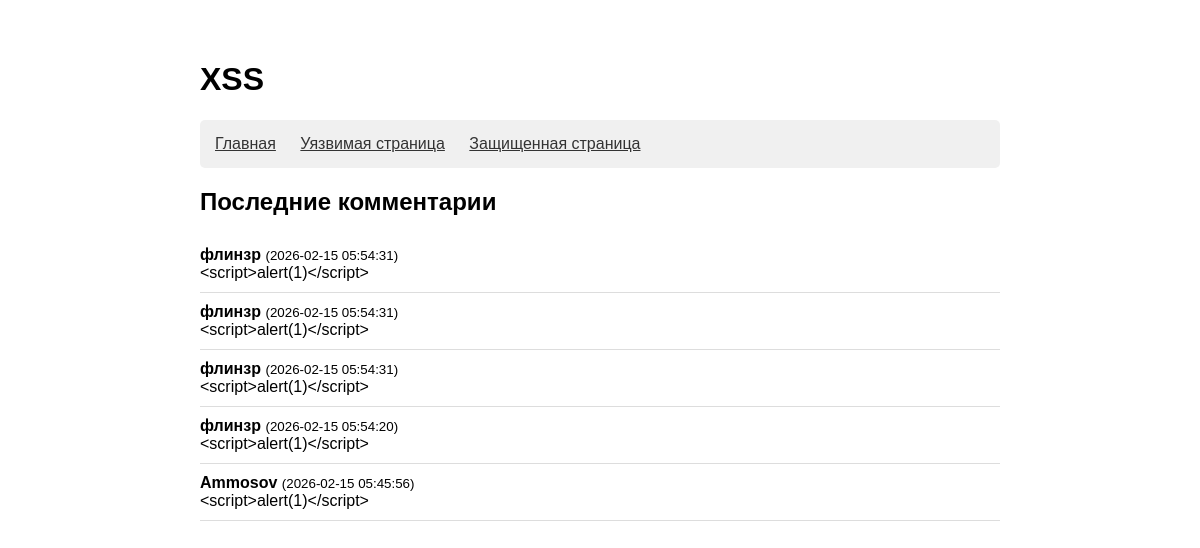
Page /xss/index.php on the committed database.
### tables this page shows
CREATE TABLE `comments` (
  `id` int(11) NOT NULL,
  `name` varchar(100) NOT NULL,
  `comment` text NOT NULL,
  `created_at` timestamp NOT NULL DEFAULT current_timestamp()
);

### xss/index.php (the view, shortened to what this page needs)
<?php
$host = 'localhost';
$user = 'root';
$pass = '';
$db = 'xssbd';
$conn = new mysqli($host, $user, $pass, $db);
$sql = "CREATE TABLE IF NOT EXISTS comments (
    id INT AUTO_INCREMENT PRIMARY KEY,
    name VARCHAR(100) NOT NULL,
    comment TEXT NOT NULL,
    created_at TIMESTAMP DEFAULT CURRENT_TIMESTAMP
)";
$conn->query($sql);
?>
<!DOCTYPE html>
<html lang="ru">
<head>
</head>
<body>
    <h1>XSS</h1>
    <div class="menu">
        <a href="index.php">Главная</a>
        <a href="xss_vuln.php">Уязвимая страница</a>
        <a href="xss_secure.php">Защищенная страница</a>
    </div>
    <h2>Последние комментарии</h2>
    <?php
    $result = $conn->query("SELECT name, comment, created_at FROM comments ORDER BY created_at DESC LIMIT 5");
    if ($result->num_rows > 0) {
        while ($row = $result->fetch_assoc()) {
            echo "<div style='border-bottom:1px solid #ddd; padding:10px 0;'>";
            echo "<strong>" . htmlspecialchars($row['name']) . "</strong> ";
            echo "<small>(" . $row['created_at'] . ")</small><br>";
            echo nl2br(htmlspecialchars($row['comment']));
            echo "</div>";
        }
    } else {
        echo "<p>Пока нет комментариев.</p>";
    }
    ?>
</body>
</html>

### xss/index.php (style rules this page uses)
body { font-family: Arial; max-width: 800px; margin: 20px auto; padding: 20px; }
.menu { background: #f0f0f0; padding: 15px; border-radius: 5px; }
.menu a { display: inline-block; margin-right: 20px; color: #333; }

### rows in the picture
comments: name "флинзр", created_at "2026-02-15 05:54:31", comment "<script>alert(1)</script>"
comments: name "флинзр", created_at "2026-02-15 05:54:31", comment "<script>alert(1)</script>"
comments: name "флинзр", created_at "2026-02-15 05:54:31", comment "<script>alert(1)</script>"
comments: name "флинзр", created_at "2026-02-15 05:54:20", comment "<script>alert(1)</script>"
comments: name "Ammosov", created_at "2026-02-15 05:45:56", comment "<script>alert(1)</script>"
